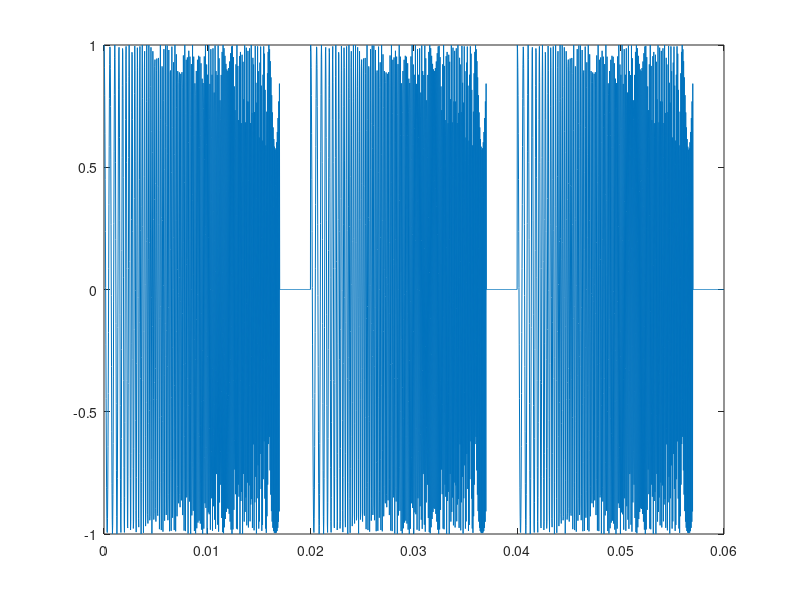
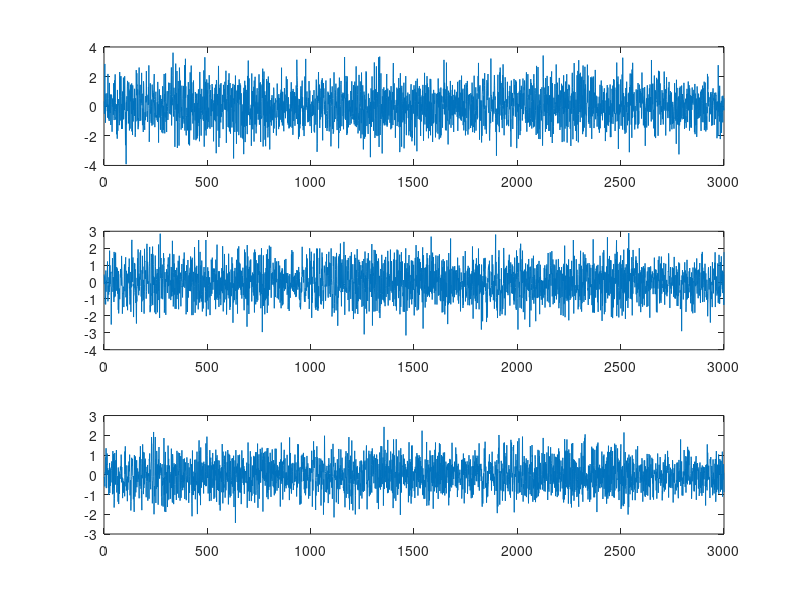

Recreate these plots in MATLAB, in order. (Note: this script raises an error after producing the figures.)
clearvars
close all
% opengl('software')
Fs = 44000;
%% Pulse generation
pulse_length = 0.017;
chirp_f0 = 1500;
chirp_f1 = 6000;

T_pulse = 0: 1/Fs: pulse_length-1/Fs;
Y_pulse = chirp(T_pulse,chirp_f0,pulse_length,15000);

%% Signal generation
signal_length = 0.06;
inter_pulse_time = 0.003;

pulse_times =1 + floor((0: (pulse_length + inter_pulse_time): (signal_length - pulse_length)) * Fs);

num_pulses = length(pulse_times);

T_signal = 0: 1/Fs: signal_length-1/Fs;
Y_signal = zeros(1, length(T_signal));

for i = 1:num_pulses
    Y_signal(pulse_times(i):pulse_times(i) + length(Y_pulse) -1) = Y_pulse;
end

plot(T_signal, Y_signal);

%% Propogate signal (time shift, attinuation and noise)
buffer_length_samples = 3000;

buffers = zeros(3,buffer_length_samples);

sample_delays = randi([50, 100]) + [0, randi(75,1,2)];
snr = 0.0001*ones(1,3);%[1,5,10];
attenuation = [1, 0.8, 0.6];

% True TDOAs form sample delays, with value 1 as reference
TDOAs_true = sample_delays(2:end) - sample_delays(1);

for i = 1:3
    buffers(i,sample_delays(i): sample_delays(i) + length(Y_signal) -1) = Y_signal;
    buffers(i,:) = awgn(buffers(i,:),snr(i));
    buffers(i,:) = attenuation(i).*buffers(i,:);
end

figure
for i = 1:3
    subplot(3,1,i)
    plot(buffers(i,:))
end

%% Finding the TDOAs
inter_pulse_samples = inter_pulse_time*Fs;

zero_range = floor(0.4*inter_pulse_samples);

signal_centers = zeros(1,3);

f(1) = figure;
f(2) = figure;
f(3) = figure;
f(4) = figure('Renderer', 'painters', 'Position', [10 10 800 300]);

for i = 1:3
    % Per buffer (= per microphone)
    % crosscorrelate with chirp pulse
    [cor_dat,cor_lag] = xcorr_simp(Y_pulse, buffers(i,:));
    
    figure(f(4))
    subplot(3,1,i)
    stem(cor_lag, cor_dat,'Marker','none', "DisplayName", "Correlation results")
    
    
    figure(f(i))
    subplot(2,1,1)
    stem(cor_lag, cor_dat)
    
    pulse_values = zeros(1,num_pulses);
    pulse_delays = zeros(1,num_pulses);
    
    for j = 1:num_pulses
        [current_pulse_value, current_pulse_delay] = max(cor_dat);
        
        
        pulse_values(j) = current_pulse_value;
        pulse_delays(j) = cor_lag(current_pulse_delay);
        
        cordat2 = cor_dat(current_pulse_delay-zero_range: current_pulse_delay+zero_range);
        cor_dat(current_pulse_delay-zero_range: current_pulse_delay+zero_range) = 0;
        
    end
    
    signal_centers(i) = mean(pulse_delays);
    
    subplot(2,1,2);    
    stem(cor_lag, cor_dat);
    hold on
    stem(pulse_delays, pulse_values)    
    
    figure(f(4))
    subplot(3,1,i)
    hold on
    stem(pulse_delays, pulse_values,':o', "DisplayName", "Found chirps")
    xline(mean(pulse_delays),"DisplayName", "Determined arrival time","LineWidth", 1)
%     ylabel("Corrolation value")
    if i == 3
        xlabel("Sample delay")
    end
    legend('show')
    ylim([-100, 500])
    xlim([-700, 3500])
end

TDOAs_result = signal_centers(2:end) - signal_centers(1);

disp(TDOAs_true)
disp(TDOAs_result)


